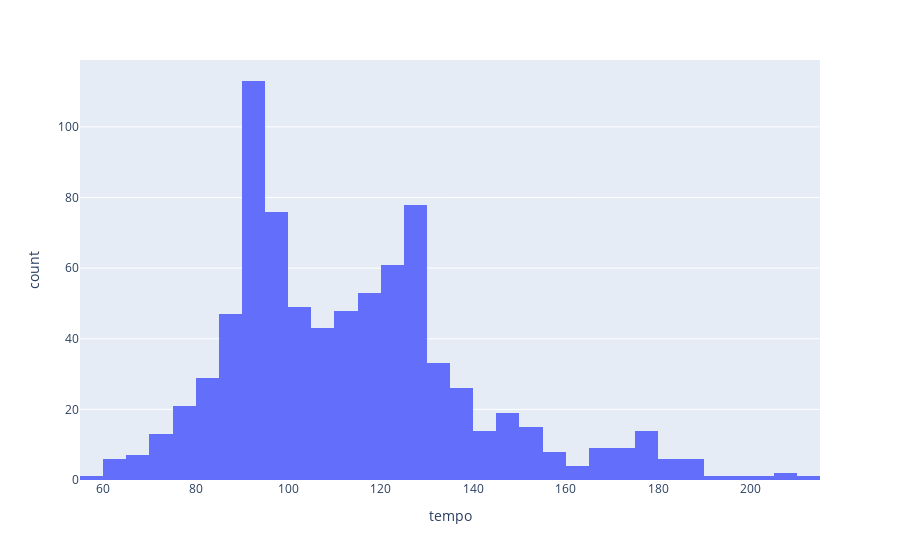

Notebook source saved alongside this figure:
### Code cell
px.histogram(df, x="tempo")

### Figure 1 — Plotly figure (JSON) as saved in the notebook; plotly's stock layout.template omitted (floating-point values rounded to 4 significant figures; data arrays with more than 128 entries replaced by an {"elided": "..."} marker saying what was removed)
{"data": [{"alignmentgroup": "True", "bingroup": "x", "hovertemplate": "tempo=%{x}<br>count=%{y}<extra></extra>", "legendgroup": "", "marker": {"color": "#636efa", "pattern": {"shape": ""}}, "name": "", "offsetgroup": "", "orientation": "v", "showlegend": false, "type": "histogram", "x": {"elided": "814 float values"}, "xaxis": "x", "yaxis": "y"}], "layout": {"autosize": true, "barmode": "relative", "legend": {"tracegroupgap": 0}, "margin": {"t": 60}, "xaxis": {"anchor": "y", "autorange": true, "domain": [0, 1], "range": [55, 215], "title": {"text": "tempo"}, "type": "linear"}, "yaxis": {"anchor": "x", "autorange": true, "domain": [0, 1], "range": [0, 118.9], "title": {"text": "count"}}}}
